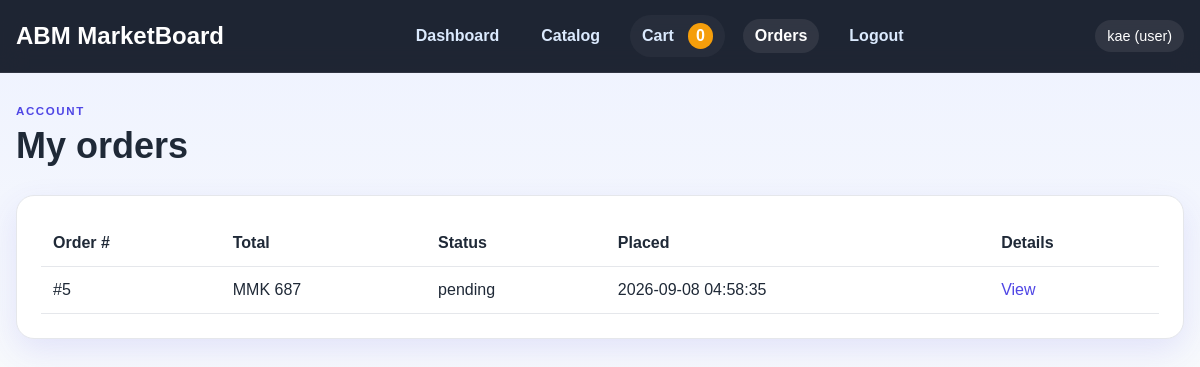
/orders.php (signed in), run on the app's committed database.
### tables this page shows
CREATE TABLE orders (
        id INTEGER PRIMARY KEY AUTOINCREMENT,
        user_id INTEGER NOT NULL,
        total INTEGER NOT NULL DEFAULT 0,
        status TEXT NOT NULL DEFAULT "pending",
        created_at DATETIME DEFAULT CURRENT_TIMESTAMP,
        FOREIGN KEY (user_id) REFERENCES users(id) ON DELETE CASCADE
    );

### app/helpers.php (called while the page is built, shortened)
<?php
require_once __DIR__ . '/db.php';
function e(string $value): string
{
    return htmlspecialchars($value, ENT_QUOTES, 'UTF-8');
}
function currentUser(): ?array
{
    return $_SESSION['user'] ?? null;
}
function formatPrice(float $amount): string
{
    return 'MMK ' . number_format((int) round($amount), 0, '.', ',');
}

### app/db.php (called while the page is built, shortened)
<?php
function getDb(): PDO
{
    static $pdo = null;
    if ($pdo === null) {
        $pdo = new PDO('sqlite:' . DB_PATH);
        $pdo->setAttribute(PDO::ATTR_ERRMODE, PDO::ERRMODE_EXCEPTION);
        $pdo->setAttribute(PDO::ATTR_DEFAULT_FETCH_MODE, PDO::FETCH_ASSOC);
        $pdo->exec('PRAGMA foreign_keys = ON;');
        initializeDatabase($pdo);
    }
    return $pdo;
}
function initializeDatabase(PDO $pdo): void
{
    $pdo->exec('CREATE TABLE IF NOT EXISTS users (
        id INTEGER PRIMARY KEY AUTOINCREMENT,
        name TEXT NOT NULL,
        email TEXT NOT NULL UNIQUE,
        password TEXT NOT NULL,
        role TEXT NOT NULL DEFAULT "user",
        approved INTEGER NOT NULL DEFAULT 0,
        created_at DATETIME DEFAULT CURRENT_TIMESTAMP
    )');
    $pdo->exec('CREATE TABLE IF NOT EXISTS items (
        id INTEGER PRIMARY KEY AUTOINCREMENT,
        name TEXT NOT NULL,
        description TEXT NOT NULL,
        details TEXT NOT NULL,
        price REAL NOT NULL DEFAULT 0,
        image TEXT,
        category TEXT NOT NULL DEFAULT "General",
        barcode TEXT,
        created_at DATETIME DEFAULT CURRENT_TIMESTAMP
    )');
    $pdo->exec('CREATE TABLE IF NOT EXISTS categories (
        id INTEGER PRIMARY KEY AUTOINCREMENT,
        name TEXT NOT NULL UNIQUE,
        created_at DATETIME DEFAULT CURRENT_TIMESTAMP
    )');
    $pdo->exec('CREATE TABLE IF NOT EXISTS messages (
        id INTEGER PRIMARY KEY AUTOINCREMENT,
        sender_id INTEGER,
        sender_name TEXT NOT NULL,
        message TEXT NOT NULL,
        is_announcement INTEGER NOT NULL DEFAULT 0,
        created_at DATETIME DEFAULT CURRENT_TIMESTAMP,
        FOREIGN KEY (sender_id) REFERENCES users(id) ON DELETE SET NULL
    )');
    $pdo->exec('CREATE TABLE IF NOT EXISTS orders (
        id INTEGER PRIMARY KEY AUTOINCREMENT,
        user_id INTEGER NOT NULL,
        total INTEGER NOT NULL DEFAULT 0,
        status TEXT NOT NULL DEFAULT "pending",
        created_at DATETIME DEFAULT CURRENT_TIMESTAMP,
        FOREIGN KEY (user_id) REFERENCES users(id) ON DELETE CASCADE
    )');
    $pdo->exec('CREATE TABLE IF NOT EXISTS order_items (
        id INTEGER PRIMARY KEY AUTOINCREMENT,
        order_id INTEGER NOT NULL,
        item_id INTEGER NOT NULL,
        price INTEGER NOT NULL,
        quantity INTEGER NOT NULL DEFAULT 1,
        FOREIGN KEY (order_id) REFERENCES orders(id) ON DELETE CASCADE,
        FOREIGN KEY (item_id) REFERENCES items(id) ON DELETE CASCADE
    )');
    try {
        $pdo->query('SELECT is_announcement FROM messages LIMIT 1');
    } catch (Exception $e) {
        try {
            $pdo->exec('ALTER TABLE messages ADD COLUMN is_announcement INTEGER NOT NULL DEFAULT 0');
        } catch (Exception $ignored) {
        }
    }
    try {
        $pdo->query('SELECT approved FROM users LIMIT 1');
    } catch (Exception $e) {
        try {
            $pdo->exec('ALTER TABLE users ADD COLUMN approved INTEGER NOT NULL DEFAULT 0');
        } catch (Exception $ignored) {
        }
    }
    try {
        $pdo->query('SELECT barcode FROM items LIMIT 1');
    } catch (Exception $e) {
        try {
            $pdo->exec('ALTER TABLE items ADD COLUMN barcode TEXT');
        } catch (Exception $ignored) {
        }
    }
    $count = (int) $pdo->query('SELECT COUNT(*) FROM users WHERE email = "admin@demo.com"')->fetchColumn();
}
function getOrdersByUser(int $userId): array
{
    $stmt = getDb()->prepare('SELECT * FROM orders WHERE user_id = ? ORDER BY created_at DESC');
    $stmt->execute([$userId]);
    return $stmt->fetchAll();
}

### public/orders.php (the view, shortened to what this page needs)
<?php
require_once __DIR__ . '/../app/helpers.php';
$user = currentUser();
$orders = getOrdersByUser((int) $user['id']);
include __DIR__ . '/../app/partials/header.php';
?>
<section class="page-header">
    <div>
        <p class="eyebrow">Account</p>
        <h1>My orders</h1>
    </div>
</section>
<div class="section-block">
    <?php if (empty($orders)): ?>
        <p>You have not placed any orders yet.</p>
        <a class="primary-btn" href="/items.php">Browse items</a>
    <?php else: ?>
        <table>
            <thead>
                <tr>
                    <th>Order #</th>
                    <th>Total</th>
                    <th>Status</th>
                    <th>Placed</th>
                    <th>Details</th>
                </tr>
            </thead>
            <tbody>
                <?php foreach ($orders as $order): ?>
                    <tr>
                        <td>#<?= (int) $order['id'] ?></td>
                        <td><?= formatPrice((float) $order['total']) ?></td>
                        <td><?= e($order['status']) ?></td>
                        <td><?= e($order['created_at']) ?></td>
                        <td><a href="/order-confirmation.php?order_id=<?= (int) $order['id'] ?>">View</a></td>
                    </tr>
                <?php endforeach; ?>
            </tbody>
        </table>
    <?php endif; ?>
</div>
<?php include __DIR__ . '/../app/partials/footer.php'; ?>

### public/assets/style.css (style rules this page uses)
:root { --bg: #f5f7ff; --panel: #ffffff; --panel-alt: #eef3ff; --primary: #4f46e5; --primary-dark: #3730a3; --accent: #f59e0b; --text: #1f2937; --muted: #6b7280; --border: #e5e7eb; --success: #10b981; --error: #ef4444; --shadow: 0 12px 32px rgba(79, 70, 229, 0.12); }
* { box-sizing: border-box; }
body { margin: 0; font-family: Arial, Helvetica, sans-serif; background: linear-gradient(180deg, #eef2ff 0%, #f8fafc 100%); color: var(--text); }
a { color: var(--primary); text-decoration: none; }
.page-header { display: flex; justify-content: space-between; align-items: center; gap: 18px; margin-bottom: 28px; }
.eyebrow { text-transform: uppercase; letter-spacing: 0.14em; color: var(--primary); font-weight: 700; font-size: 0.72rem; margin: 0 0 8px; }
h1, h2, h3, p { margin-top: 0; }
h1 { font-size: clamp(2rem, 3vw, 2.8rem); margin-bottom: 0; }
.stat-card, .welcome-panel, .section-block, .admin-form-card, .admin-table-card, .auth-card, .product-card, .item-detail, .detail-box { background: var(--panel); border: 1px solid var(--border); border-radius: 18px; box-shadow: var(--shadow); }
.section-block { padding: 24px; }
table { width: 100%; border-collapse: collapse; }
th, td { border-bottom: 1px solid var(--border); padding: 14px 12px; text-align: left; vertical-align: middle; }

### data on the page
orders: id "5", total "MMK 687", status "pending", created_at "2026-09-08 04:58:35"

### other printed values
$loggedUser['name'] "kae"
$loggedUser['role'] "user"
